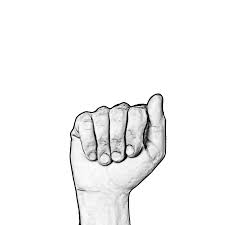
#> input picture a.jpeg, 225 x 225 px
$ python newpredict.py
#> lines starting #> are read from the running program, lines starting #| are printed output that depends on the picture; after the words box and inside, x2 and y2 are one past the last pixel; in counts of white or black regions, pixels touching at a corner belong together
import cv2
from PIL import Image, ImageTk
from tensorflow.keras.models import model_from_json
from string import ascii_uppercase
import operator

def uploadimage(paths):
#> called with paths = 'C:/Users/renuk/OneDrive/Desktop/a.jpeg'
    vs = cv2.VideoCapture(paths)
    ok, frame = vs.read()
#> frame is the input picture: shape (225, 225, 3); min 0, max 255, mean 245

    if ok:
        cv2image = cv2.flip(frame, 1)
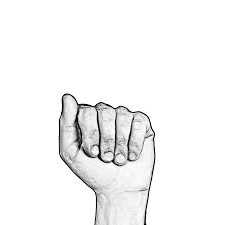
#> cv2image: shape (225, 225, 3); min 0, max 255, mean 245

        x1 = int(0.1 * frame.shape[1])
#> x1 = 22
        y1 = 10
        x2 = frame.shape[1] - 10
#> x2 = 215
        y2 = int(0.7 * frame.shape[1])
#> y2 = 157

        cv2.rectangle(frame, (x1 - 1, y1 - 1), (x2 + 1, y2 + 1), (255, 0, 0) ,1)
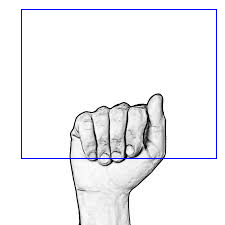
#> frame: shape (225, 225, 3); 1.36% of pixels changed, all inside (x1, y1, x2, y2) = (21, 9, 217, 159)
        cv2image = cv2.cvtColor(cv2image, cv2.COLOR_BGR2RGBA)
#> cv2image: shape (225, 225, 4)

        current_image = Image.fromarray(cv2image)
        # imgtk = ImageTk.PhotoImage(image = self.current_image)


        # cv2image = cv2image[y1 : y2, x1 : x2]

        gray = cv2.cvtColor(cv2image, cv2.COLOR_BGR2GRAY)
        image = cv2.imwrite('test.jpg',gray)

        blur = cv2.GaussianBlur(gray, (5, 5), 2)
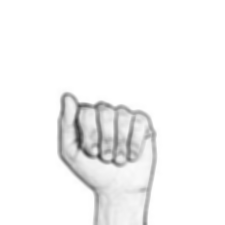
#> blur: shape (225, 225); min 54, max 255, mean 245

        th3 = cv2.adaptiveThreshold(blur, 255 ,cv2.ADAPTIVE_THRESH_GAUSSIAN_C, cv2.THRESH_BINARY_INV, 11, 2)
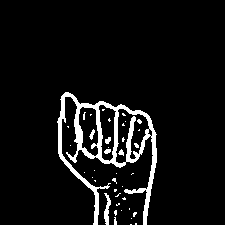
#> th3: shape (225, 225); 6.6% white; 40 white regions (34 under 20 px), largest, box (x1, y1, x2, y2) and area: (57, 92, 157, 225) 2886, (104, 193, 111, 225) 120, (89, 129, 95, 140) 32, (105, 137, 111, 144) 30, (104, 149, 111, 154) 27, (118, 149, 124, 156) 25

        ret, res = cv2.threshold(th3, 70, 255, cv2.THRESH_BINARY_INV + cv2.THRESH_OTSU)
#> ret = 0

        out=predict(res)
        print(out)
        return out


def predict(test_image):

#> (the run stopped early here; a loop or call above may not have finished)

$ run again, on c.jpg
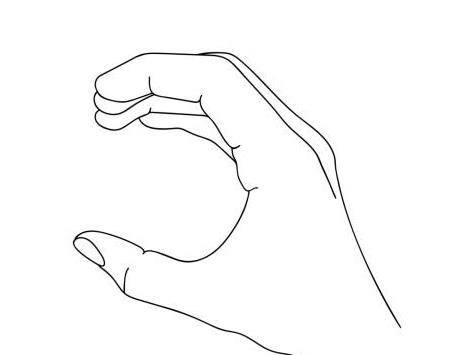
#> input picture c.jpg, 458 x 355 px, given in place of a.jpeg, which was not available
#> in uploadimage, frame is the input picture: shape (355, 458, 3); min 0, max 255, mean 250.8
#> in uploadimage, `cv2.rectangle(frame, (x1 - 1, y1 - 1), (x2 + 1, y2 + 1), (255, 0, 0) ,1)`:
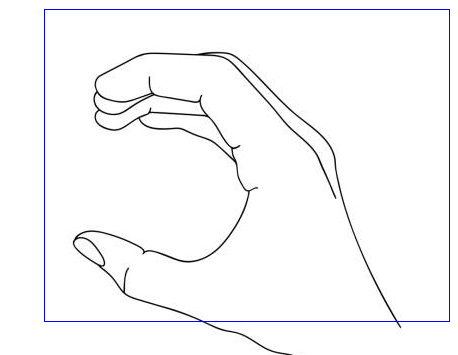
#> frame: shape (355, 458, 3); 0.88% of pixels changed, all inside (x1, y1, x2, y2) = (44, 9, 450, 322)
#> in uploadimage, `th3 = cv2.adaptiveThreshold(blur, 255 ,cv2.ADAPTIVE_THRESH_GAUSSIAN_C,..`:
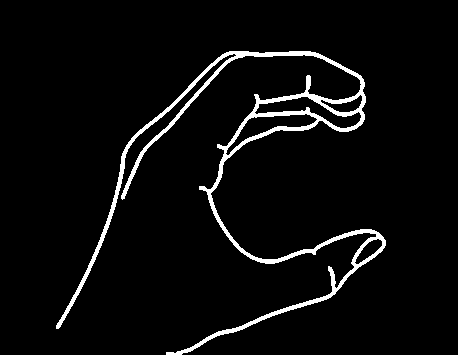
#> th3: shape (355, 458); 4.4% white; 1 white region, box (x1, y1, x2, y2) and area: (56, 51, 386, 355) 7096
#> ret = 0

$ run again, on c.png
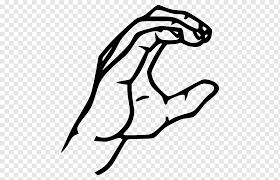
#> input picture c.png, 280 x 180 px, given in place of a.jpeg, which was not available
#> in uploadimage, frame is the input picture: shape (180, 280, 3); min 0, max 255, mean 222.3
#> in uploadimage, `cv2.rectangle(frame, (x1 - 1, y1 - 1), (x2 + 1, y2 + 1), (255, 0, 0) ,1)`:
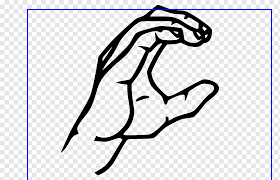
#> frame: shape (180, 280, 3); 1.16% of pixels changed, all inside (x1, y1, x2, y2) = (27, 9, 272, 180)
#> in uploadimage, `th3 = cv2.adaptiveThreshold(blur, 255 ,cv2.ADAPTIVE_THRESH_GAUSSIAN_C,..`:
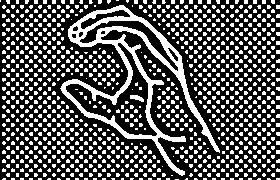
#> th3: shape (180, 280); 33.2% white; 969 white regions (967 under 20 px), largest, box (x1, y1, x2, y2) and area: (60, 5, 220, 176) 4395, (130, 95, 144, 102) 60
#> ret = 0
